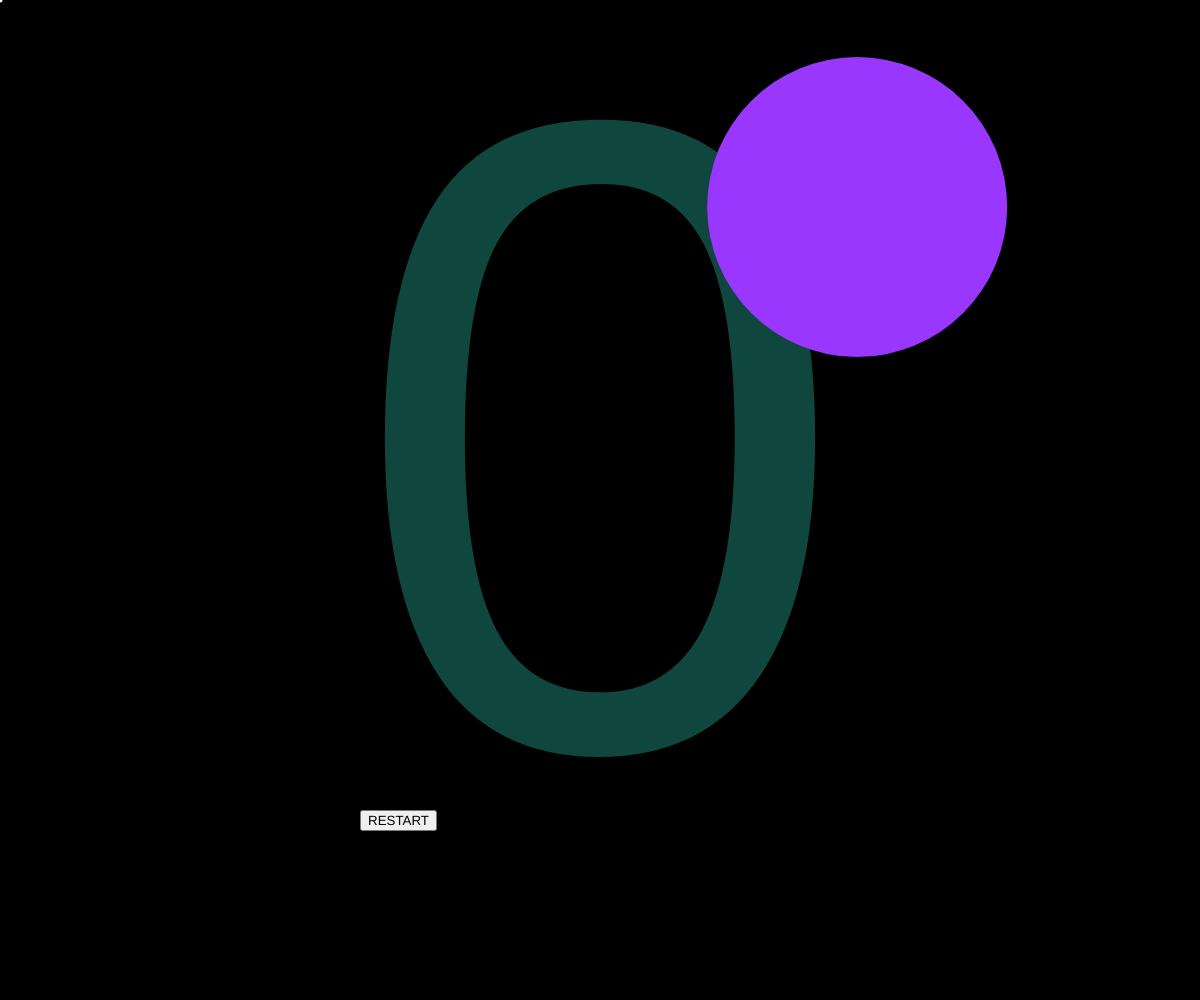
Frame 1 (no input)
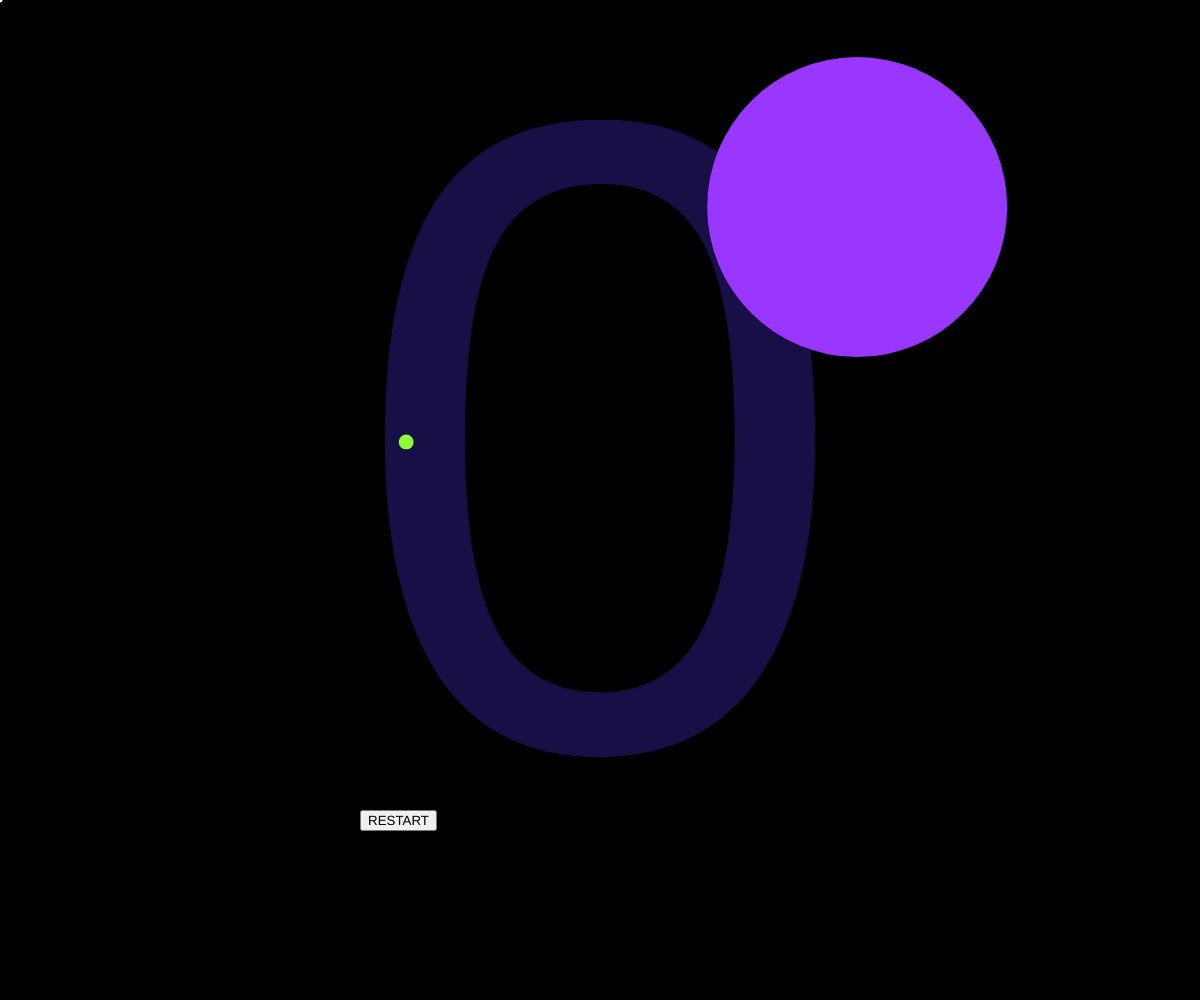
Frame 60 (no input)
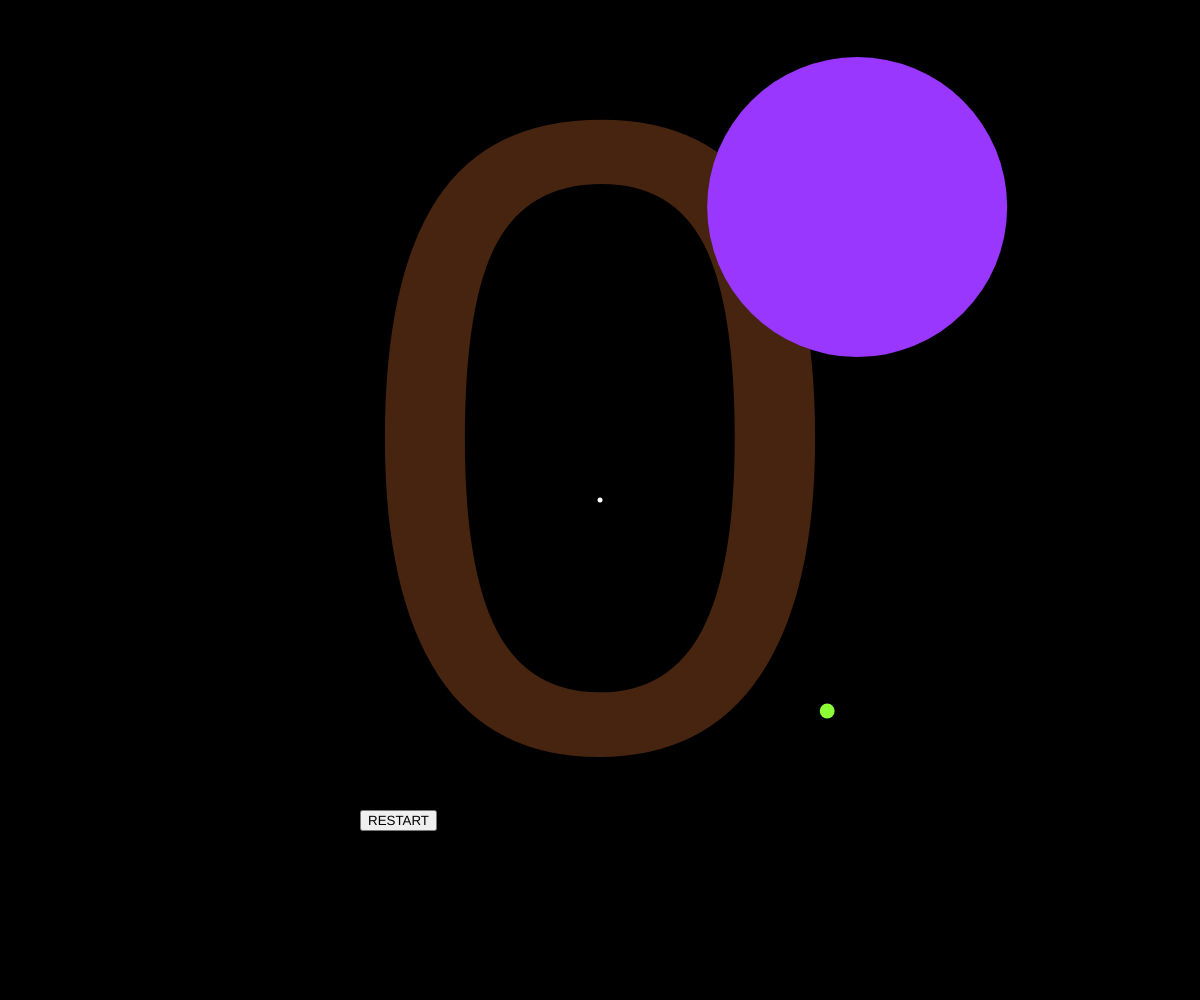
Frame 120 (the mouse pressed at the canvas centre since frame 60)

The p5.js sketch that drew these frames (run headless with seeded random() and noise() and a simulated clock; from frame 60 on, the mouse is pressed at the canvas centre):

// p5.js sketch
// ── sketch.js
let target;
let projectiles = [];
let level = 1;
let score = 0;
let loser = "YOU LOSE";
let centerText = 900;
let gameOver = false;
let _gameOver;
let button;
// 0: Game on
// 1: Game over. On entre dans ce mode quand un projectile entre en collision avec le curseur.
//    Un écran apparait, nous permettant de revenir au mode 0.

function setup() {
  colorMode(HSB, 255);
  background(0, 0, 255);
  createCanvas(windowWidth, windowHeight);
  target = new Target(
    random(0, width),
    random(0, height),
    300,
    true,
    random(255, 0)
  );
  generateProjectiles();

  button = createButton("RESTART");
  button.position(width / 2 - 240, height / 2 + 310);
  button.mousePressed(restartGame);
  button.addClass("hidden");

  _gameOver = gameOver;
}

function draw() {
  background(0, 0, 0);
  noStroke();
  //curseur
  fill(0, 0, 255);
  ellipse(mouseX, mouseY, 5, 5);

  scoreText();
  if (!gameOver) {
    let targetDistance = dist(mouseX, mouseY, target.x, target.y);

    if (targetDistance < target.size / 2) {
      target = new Target(
        random(0, width),
        random(0, height),
        random(20, 150),
        true,
        random(255, 0)
      );
      level = level + 1;
      generateProjectiles();
      score = score + 1;
    }

    target.display();

    //projectiles
    for (let i = 0; i < projectiles.length; i++) {
      projectiles[i].rebond();
      projectiles[i].bouger();
      projectiles[i].afficher();
      let distance = dist(projectiles[i].x, projectiles[i].y, mouseX, mouseY);
      // console.log(distance);
      if (distance < 10) {
        gameOver = true;
        if (_gameOver != gameOver) {
          gameOverScreen();
          _gameOver = gameOver;
        }
      }
    }
  }
}

function gameOverScreen() {
  button.removeClass("hidden");
  var lost = document.getElementById("loser");
  lost.classList.remove("hidden");
  text("zebi", width / 2, height / 2);
}

function ilost() {
  fill(255, 0, 255);
  textSize(20);
  text(loser, mouseX, mouseY);
}

function scoreText() {
  fill(random(0, 255), 200, 255, 70);
  textAlign(CENTER, CENTER);
  textFont("Helvetica");
  textSize(centerText);
  text(score, width / 2, height / 2);
}

function restartGame() {
  button.addClass("hidden");
  var lost = document.getElementById("loser");
  lost.classList.add("hidden");
  gameOver = false;
  _gameOver = gameOver;
  projectiles = [];
  level = 1;
  generateProjectiles();
  score = 0;
}

function generateProjectiles() {
  for (let i = 0; i < level; i += 1) {
    // 0 = Haut;
    // 1 = Gauche
    // 2 = Bas
    // 3 = Droite
    let r = int(random(0, 4));

    let startX;
    let startY;
    let startSpeedX = random(3, 8);
    let startSpeedY = random(3, 8);
    let projectileRadius = random(10, 30);

    if (r == 0) {
      startX = random(0, width);
      startY = -projectileRadius;
    } else if (r == 1) {
      startX = -projectileRadius;
      startY = random(0, height);
    } else if (r == 2) {
      startX = random(0, width);
      startY = height + projectileRadius;
      startSpeedY = -startSpeedY;
    } else if (r == 3) {
      startX = width + projectileRadius;
      startY = random(0, height);
      startSpeedX = -startSpeedX;
    }

    projectiles[i] = new Projectile(
      startX,
      startY,
      projectileRadius,
      startSpeedX,
      startSpeedY,
      random(0, 255),
      i,
      projectiles
    );
  }
}

class Target {
  constructor(_x, _y, _size, _isActive, _colorTarget) {
    this.x = _x;
    this.y = _y;
    this.size = _size;
    this.isActive = _isActive;
    this.colorTarget = _colorTarget;
  }

  display() {
    fill(this.colorTarget, 200, 255);
    ellipse(this.x, this.y, this.size);
  }
}

class Projectile {
  constructor(_x, _y, _radius, _vitesseX, _vitesseY, _color, _id, _others) {
    this.x = _x;
    this.y = _y;
    this.radius = _radius;
    this.vitesseX = _vitesseX;
    this.vitesseY = _vitesseY;
    this.color = _color;
    this.id = _id;
    this.others = _others;
  }

  rebond() {
    for (let i = this.id + 1; i < projectiles.length; i++) {
      // console.log(this.others[i]);
      let dx = this.others[i].x - this.x;
      let dy = this.others[i].y - this.y;
      let distance = sqrt(dx * dx + dy * dy);
      let minDist = this.others[i].radius + this.radius;
      //console.log(minDist);
      if (distance < minDist) {
        //console.log("2");
        let angle = atan2(dy, dx);
        let targetX = this.x + cos(angle) * minDist;
        let targetY = this.y + sin(angle) * minDist;
        let ax = (targetX - this.others[i].x) * 0.05;
        let ay = (targetY - this.others[i].y) * 0.05;
        this.vitesseX -= ax;
        this.vitesseY -= ay;
        this.others[i].vitesseX += ax;
        this.others[i].vitesseY += ay;
      }
    }
  }

  afficher() {
    fill(this.color, 200, 255);
    ellipse(this.x, this.y, this.radius, this.radius);
  }

  bouger() {
    this.x += this.vitesseX;
    this.y += this.vitesseY;
  }
}
